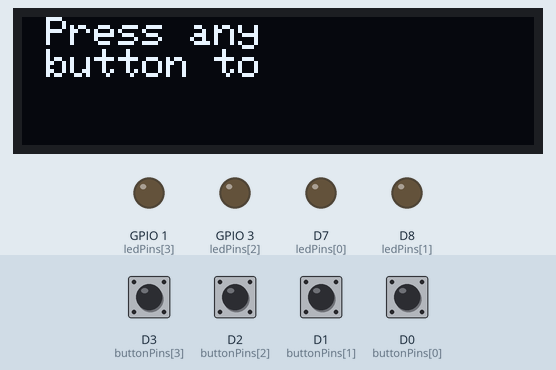
This sketch was run on a simulated ESP8266 (NodeMCU). Shown: 128×32 one-colour display, output pins drawn as LEDs (lit = HIGH). Inputs (shaded band) come from the test bench; at power-on: D0 (buttonPins[0]), D1 (buttonPins[1]), D2 (buttonPins[2]), D3 (buttonPins[3]) HIGH. The display library's start-up logo is not drawn; random numbers use the default seed unless the sketch sets one.

Above: at 2.8 s.
2.9 s: D3 (buttonPins[3]) pulled LOW for 0.15 s
At 3.7 s:
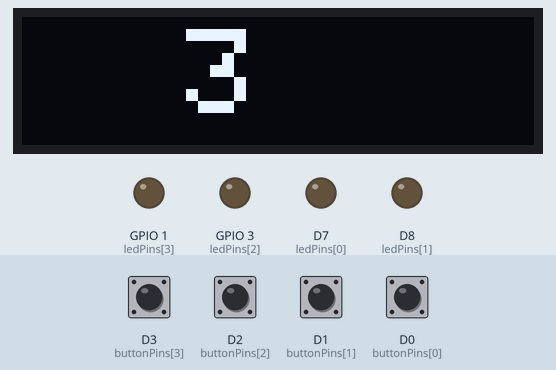
6.0 s: D3 (buttonPins[3]) pulled LOW for 1 s
At 8.6 s:
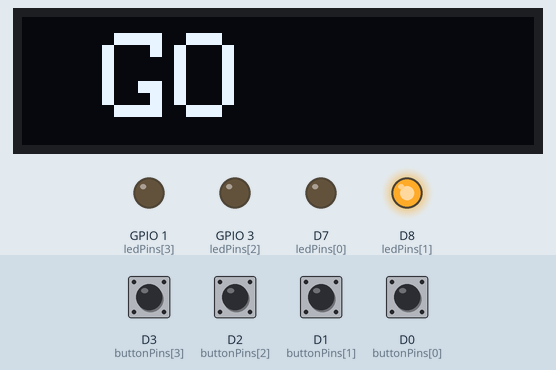
8.9 s: D1 (buttonPins[1]) pulled LOW for 1 s
At 11.0 s:
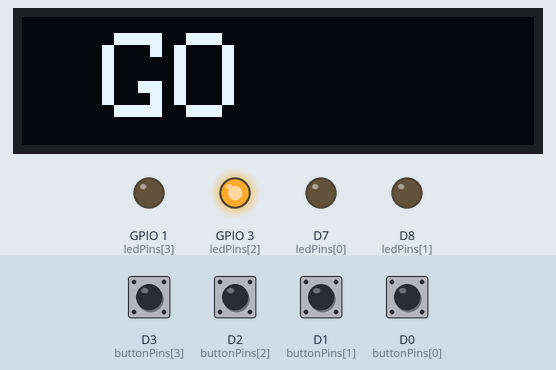
11.4 s: D2 (buttonPins[2]) pulled LOW for 1 s
At 11.8 s:
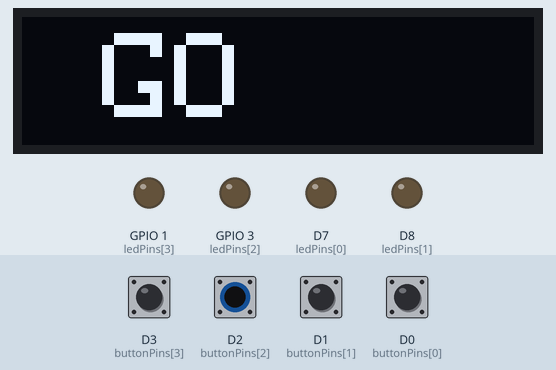
13.9 s: D3 (buttonPins[3]) driven LOW and D2 (buttonPins[2]) driven LOW
At 16.68 s:
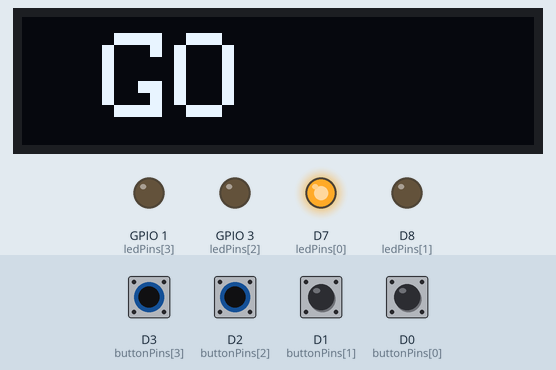
16.9 s: D0 (buttonPins[0]) pulled LOW for 1 s
At 20.2 s:
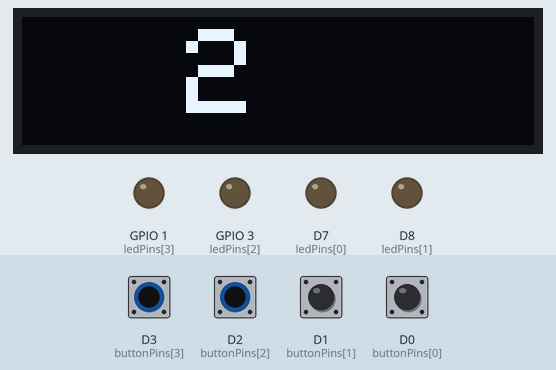
Timing chart, 0 to 21.7 s (numbered marks = the images above; inputs shaded):
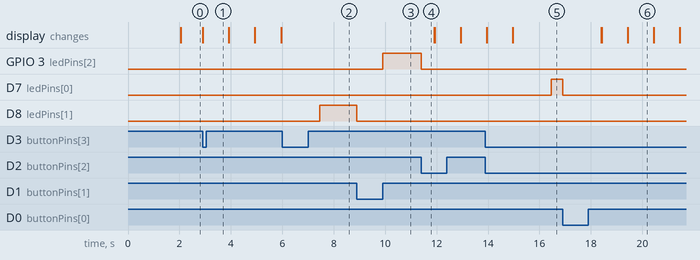

The sketch:

Testcode_1.0.ino
```cpp
//Functional test code for the reaction time game
//11/10/2020
//ECE 411 Group 10
//Vesion 1.0 - Xiang
//Note: this code work for the basic functionality of the reaction time game
//Things to update:
//(MAY)Menu
//(MUST)Another game mode
//(MUST)Add a buzzer function

#include <SPI.h>
#include <Wire.h>
#include <Adafruit_GFX.h>
#include <Adafruit_SSD1306.h>
#define SCREEN_WIDTH 128 // OLED display width, in pixels
#define SCREEN_HEIGHT 32 // OLED display height, in pixels
#define OLED_RESET     -1 // Reset pin # (or -1 if sharing Arduino reset pin)
#define SCREEN_ADDRESS 0x3C ///< See datasheet for Address; 0x3D for 128x64, 0x3C for 128x32
#define SSD1306_NO_SPLASH
Adafruit_SSD1306 display(SCREEN_WIDTH, SCREEN_HEIGHT, &Wire, OLED_RESET);


// Define push buttons and LEDs pins
const int buttonPins[4] = {D0,D1,D2,D3};
const int ledPins[4] = {D7,D8,D9,D10};


unsigned long reactionTimes[4];
int currentRound = 0;


void setup() {
  Serial.begin(9600);
  // Initialize buttons and LEDs
  for (int i = 0; i < 4; i++) {
    pinMode(buttonPins[i], INPUT_PULLUP);
    pinMode(ledPins[i], OUTPUT);
    digitalWrite(ledPins[i], LOW);
  }


  // Initialize the OLED display
  display.begin(SSD1306_SWITCHCAPVCC, SCREEN_ADDRESS);
  display.display();
  delay(2000);
  display.clearDisplay();


  // Show the initial message
  // Need to update decide the better Cursor position
  // Test the best text size
  display.setTextSize(1);
  display.setTextColor(WHITE);
  display.setCursor(0, 0);
  display.println(" Press any");
  display.println(" button to");
  display.setTextSize(2);
  display.setCursor(28, 38);
  display.print("PLAY");


  display.display();


  // Wait for any button press to start the game
  waitForAnyButtonPress();

  // Start the countdown
  startCountdown();
}


void loop() {
  if (currentRound < 4) {
    // Select a random LED to light up
    int randomLED = random(0, 4);
    digitalWrite(ledPins[randomLED], HIGH);


    unsigned long startTime = millis();
    while (!digitalRead(buttonPins[randomLED]) == LOW) {
      // Waiting for the correct button press
    }
    unsigned long endTime = millis();
    digitalWrite(ledPins[randomLED], LOW);


    // Record the reaction time
    reactionTimes[currentRound] = endTime - startTime;
    currentRound++;

    delay(500); // Wait 0.5 seconds before lighting up another LED
  } else {
    // Calculate and display the average reaction time
    unsigned long totalTime = 0;
    for (int i = 0; i < 4; i++) {
      totalTime += reactionTimes[i];
    }
    unsigned long averageTime = totalTime / 4;


    display.clearDisplay();
    display.setCursor(15, 9);
    display.setTextSize(1);
    display.setTextColor(WHITE);
    display.print("Avg.Time");
    display.setTextSize(1);
    display.setCursor(15, 15);
    display.print(averageTime);
    display.println("ms");
    display.display();


    // Wait for any button press to restart the game
    waitForAnyButtonPress();
    currentRound = 0;  // Reset the game
    startCountdown();
  }
}

// Wait for any button press
// If checked for button pressed, it will easily "go over" this function
void waitForAnyButtonPress() {
  bool buttonPressed = false;
  while (!buttonPressed) {
    for (int i = 0; i < 4; i++) {
      if (digitalRead(buttonPins[i]) == LOW) {
        buttonPressed = true;
        break;
      }
    }
  }
}

// Making it shows 3, 2, 1, GO
// Use this for a mode of showing something on the screen
void startCountdown() {
  display.clearDisplay();
  for (int i = 3; i > 0; i--) {
    display.setCursor(41, 3);
    display.setTextSize(3);
    display.setTextColor(WHITE);
    display.println(i);
    display.display();
    delay(1000);
    display.clearDisplay();
  }
  display.setCursor(20, 4);
  display.setTextSize(3);
  display.setTextColor(WHITE);
  display.println("GO");
  display.display();
  delay(1000);
  display.clearDisplay();
}
```

Measured:
- after the input at 2.9 s, the display: changes at once (image 1)
- after the input at 6.0 s, D8 (ledPins[1]): LOW → HIGH after 1.5 s
- after the input at 8.9 s, GPIO 3 (ledPins[2]): LOW → HIGH after 1.0 s; D8 (ledPins[1]): HIGH → LOW at once
- after the input at 11.4 s, GPIO 3 (ledPins[2]): HIGH → LOW at once
- after the input at 13.9 s, D7 (ledPins[0]): LOW → HIGH after 2.6 s
- after the input at 16.9 s, D7 (ledPins[0]): HIGH → LOW at once; the display: first changes after 1.5 s (image 6 shows a later state)
- what the display in image 6 shows lasts 1.1 s, from 19.4 s to 20.5 s
